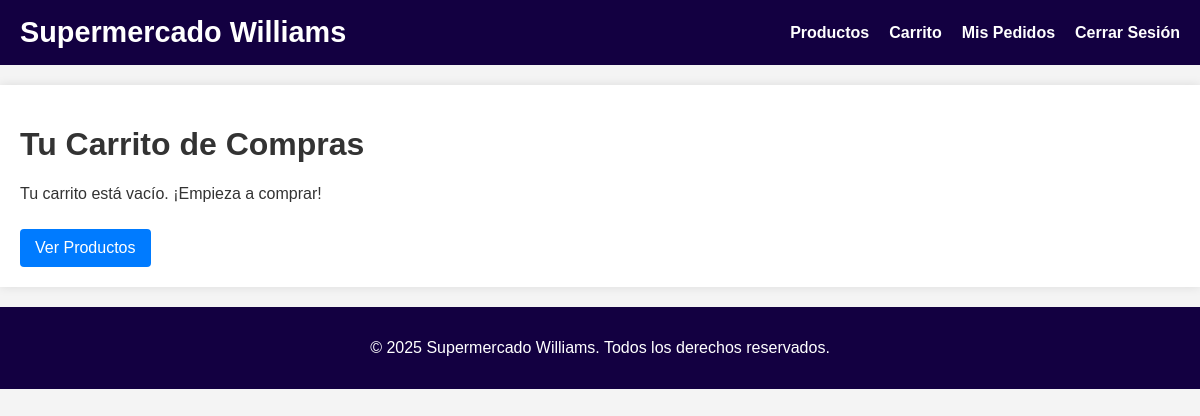
Page /cart (signed in) on the earlier database version.
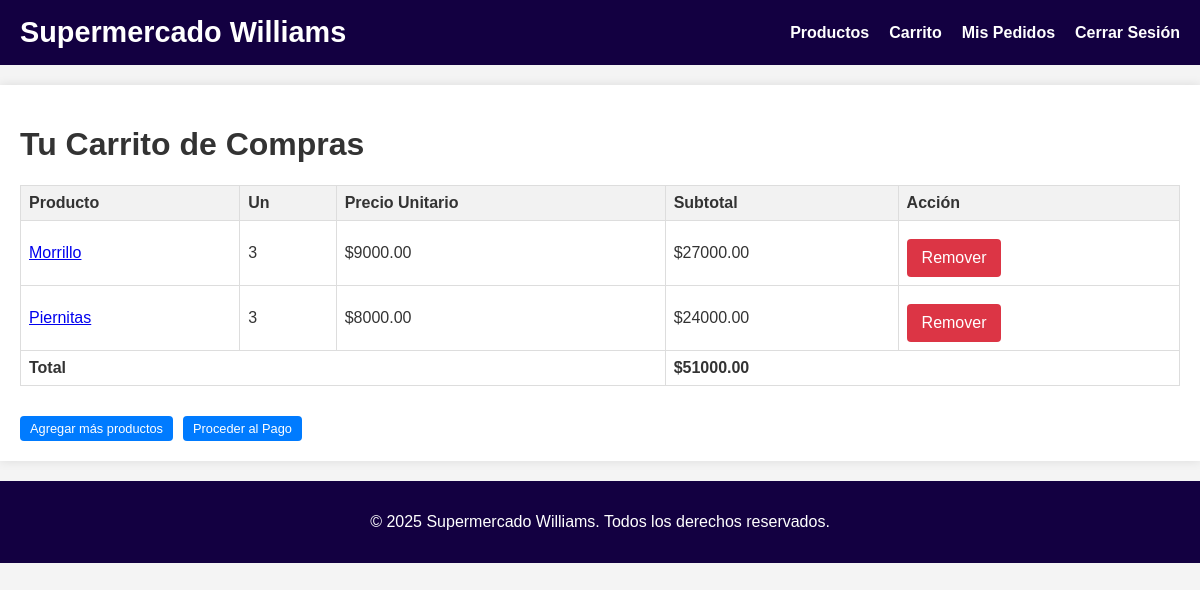
Same page on the later database version.
### models.py (models this page shows, shortened)
class CartItem(db.Model):
    id = db.Column(db.Integer, primary_key=True)
    user_id = db.Column(db.Integer, db.ForeignKey('user.id'), nullable=False)
    product_id = db.Column(db.Integer, db.ForeignKey('product.id'), nullable=False)
    quantity = db.Column(db.Integer, nullable=False, default=1)
    timestamp = db.Column(db.DateTime, index=True, default=datetime.utcnow)
    user = db.relationship('User', backref='cart_items')
    product = db.relationship('Product', backref='cart_items')

class Product(db.Model):
    id = db.Column(db.Integer, primary_key=True)
    secction = db.Column(db.String(64), nullable=False, default="Res")
    name = db.Column(db.String(128), nullable=False)
    description = db.Column(db.Text)
    price = db.Column(db.Float, nullable=False)
    stock = db.Column(db.Integer, nullable=False, default=0)
    image_url = db.Column(db.String(256))

### routes.py (the view)
@app.route('/cart')
@login_required
def cart():
    cart_items = current_user.cart_items  # <-- CORRECTO, sin paréntesis
    total_price = sum(item.product.price * item.quantity for item in cart_items)
    return render_template('cart.html', title='Shopping Cart', cart_items=cart_items, total_price=total_price)

### models.py (called while the page is built)
    @property
    def is_authenticated(self):
        return True

### routes.py (called while the page is built)
@login_manager.user_loader
def load_user(user_id):
    return User.query.get(int(user_id))

### templates/cart.html
{% extends "base.html" %}
{% block content %}
    <h1>Tu Carrito de Compras</h1>
    {% if cart_items %}
        <table class="cart-table">
            <thead>
                <tr>
                    <th>Producto</th>
                    <th>Un</th>
                    <th>Precio Unitario</th>
                    <th>Subtotal</th>
                    <th>Acción</th>
                </tr>
            </thead>
            <tbody>
                {% for item in cart_items %}
                    <tr>
                        <td><a href="{{ url_for('product_detail', product_id=item.product.id) }}">{{ item.product.name }}</a></td>
                        <td>{{ item.quantity }}</td>
                        <td>${{ "%.2f"|format(item.product.price) }}</td>
                        <td>${{ "%.2f"|format(item.product.price * item.quantity) }}</td>
                        <td><a href="{{ url_for('remove_from_cart', item_id=item.id) }}" class="button danger">Remover</a></td>
                    </tr>
                {% endfor %}
            </tbody>
            <tfoot>
                <tr>
                    <td colspan="3"><strong>Total</strong></td>
                    <td colspan="2"><strong>${{ "%.2f"|format(total_price) }}</strong></td>
                </tr>
            </tfoot>
        </table>
        <div class="cart-actions" style="display: flex; gap: 10px;">
            <a href="{{ url_for('products') }}" class="button small">Agregar más productos</a>
            <a href="{{ url_for('checkout') }}" class="button primary small">Proceder al Pago</a>
        </div>
    {% else %}
        <p>Tu carrito está vacío. ¡Empieza a comprar!</p>
        <a href="{{ url_for('products') }}" class="button">Ver Productos</a>
    {% endif %}
{% endblock %}

Differences in the rows shown:
added CartItem: product.name "Morrillo", quantity "3"
now on this page (row unchanged): Product: product.price "9000.00", item.product.price*item.quantity "27000.00"
added CartItem: product.name "Piernitas", quantity "3"
now on this page (row unchanged): Product: product.price "8000.00", item.product.price*item.quantity "24000.00"
Other differences:
{{ "%.2f"|format(total_price) }}: (not shown) → "51000.00"
text no longer shown: "Tu carrito está vacío. ¡Empieza a comprar! Ver Productos"
text now shown: "Producto Un Precio Unitario Subtotal Acción Total $ Agregar más productos Proceder al Pago"
